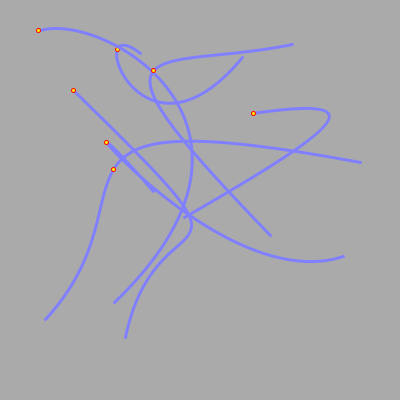
Frame 1 (no input)
Frame 60 (the mouse pressed at the canvas centre just before this capture): identical to frame 1, image omitted
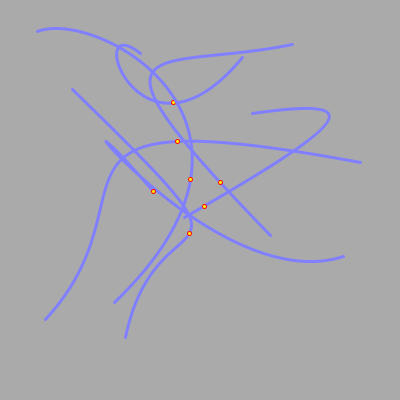
Frame 120 (the mouse held since frame 60 and released just before this capture)

The Processing sketch that drew these frames (run headless with seeded random() and noise(); from frame 60 on, the mouse is pressed at the canvas centre):

// Processing sketch: PointOnBezier
// ── PointOnBezier.pde
/**
See if mouse cursor is over a Bézier curve.

by Philippe Lhoste <PhiLho(a)GMX.net> http://Phi.Lho.free.fr & http://PhiLho.deviantART.com
*/
/* File/Project history:
 1.01.000 -- 2008/09/01 (PL) -- Fixing some corner cases.
 1.00.000 -- 2008/08/27 (PL) -- Creation.
*/
/* Copyright notice: For details, see the following file:
http://Phi.Lho.free.fr/softwares/PhiLhoSoft/PhiLhoSoftLicence.txt
This program is distributed under the zlib/libpng license.
Copyright (c) 2008 Philippe Lhoste / PhiLhoSoft
*/

private static final int CURVE_NB = 7;
private static final boolean RANDOM_CURVES = true;
private static final int margin1 = 20;
private static final int margin2 = 50;

// Make some curves, for testing
BezierCurve[] curves = new BezierCurve[CURVE_NB];

void setup()
{
  size(400, 400);

  if (RANDOM_CURVES)
  {
    for (int i = 0; i < CURVE_NB; i++)
    {
      curves[i] = new BezierCurve(
          new Point(random(margin1, width - margin1), random(margin1, height - margin1)),
          new Point(random(width), random(height)),
          new Point(random(width), random(height)),
          new Point(random(margin1, width - margin1), random(margin1, height - margin1))
      );
    }
  }
  else
  {
    int i = 0;
    curves[i++] = new BezierCurve(
        new Point(width / 2 - margin1, height - margin1),
        new Point(margin1, 2 * margin2),
        new Point(width - margin1, 2 * margin2),
        new Point(width / 2 + margin1, height - margin1)
    );

    curves[i++] = new BezierCurve(
        new Point(width / 3, margin1),
        new Point(margin1, 2 * margin2),
        new Point(width - margin1, 2 * margin2),
        new Point(2 * width / 3, margin1)
    );

    curves[i++] = new BezierCurve(
        new Point(margin1, height - margin1),
        new Point(margin1, margin2),
        new Point(width - margin1, margin2),
        new Point(width - margin1, height - margin1)
    );

    curves[i++] = new BezierCurve(
        new Point(margin1, height - margin1),
        new Point(width - margin2, height - margin1),
        new Point(margin1, margin1),
        new Point(width - margin1, margin1)
    );

    curves[i++] = new BezierCurve(
        new Point(width - margin1, margin1),
        new Point(width - margin2, height - margin1),
        new Point(margin1, margin1),
        new Point(margin1, height - margin1)
    );

    curves[i++] = new BezierCurve(
        new Point(margin1, margin1),
        new Point(width - margin2, margin1),
        new Point(margin1, height - margin1),
        new Point(width - margin1, height - margin1)
    );

    curves[i++] = new BezierCurve(
        new Point(width - margin1, height - margin1),
        new Point(width - margin2, margin1),
        new Point(margin1, height - margin1),
        new Point(margin1, margin1)
    );
  }
}


/**
 * Simple 2D point class with float storage.
 */
class Point
{
  private float m_x, m_y;

  Point(float x, float y)
  {
    m_x = x; m_y = y;
  }

  Point(Point p)
  {
    m_x = p.GetX(); m_y = p.GetY();
  }

  void SetLocation(float x, float y)
  {
    m_x = x; m_y = y;
  }
  void SetLocation(Point p)
  {
    m_x = p.GetX(); m_y = p.GetY();
  }

  float GetX() { return m_x; }
  float GetY() { return m_y; }
  float GetDist(Point p) { return dist(m_x, m_y, p.GetX(), p.GetY()); }

  String toString()
  {
    return "x=" + m_x + ", y=" + m_y;
  }
}


class BezierCurve
{
  Point m_startPoint, m_endPoint;
  Point m_startControlPoint, m_endControlPoint;
  Closest closest;
//boolean bDump = true;

  BezierCurve(Point startPoint, Point startControlPoint, Point endControlPoint, Point endPoint)
  {
    m_startPoint = startPoint;
    m_endPoint = endPoint;
    m_startControlPoint = startControlPoint;
    m_endControlPoint = endControlPoint;
  }

  /**
   * Gets a point on the Bézier curve, given a relative "distance" from the starting point,
   * expressed as a float number between 0 (start point) and 1 (end point).
   */
  Point GetPoint(float pos)
  {
    float x = bezierPoint(m_startPoint.GetX(), m_startControlPoint.GetX(),
        m_endControlPoint.GetX(), m_endPoint.GetX(),
        pos);
    float y = bezierPoint(m_startPoint.GetY(), m_startControlPoint.GetY(),
        m_endControlPoint.GetY(), m_endPoint.GetY(),
        pos);
    return new Point(x, y);
  }

  /**
   * Gets the tangent of a point (see GetPoint) on the Bézier curve, as an angle with positive x axis.
   * Uses Processing's bezierTangent, which is broken in 0135, and is fixed in 0136 and higher.
   */
  float GetTangent(float pos)
  {
    float x = bezierTangent(m_startPoint.GetX(), m_startControlPoint.GetX(),
        m_endControlPoint.GetX(), m_endPoint.GetX(),
        pos);
    float y = bezierTangent(m_startPoint.GetY(), m_startControlPoint.GetY(),
        m_endControlPoint.GetY(), m_endPoint.GetY(),
        pos);
    return atan2(y, x);
  }

  void Draw()
  {
    bezier(m_startPoint.GetX(), m_startPoint.GetY(),
        m_startControlPoint.GetX(), m_startControlPoint.GetY(),
        m_endControlPoint.GetX(), m_endControlPoint.GetY(),
        m_endPoint.GetX(), m_endPoint.GetY());
  }

  /**
   * Visualizes control points.
   */
  void DrawControls()
  {
    noFill();
    stroke(#FF8000);
    strokeWeight(1);

    line(m_startPoint.GetX(), m_startPoint.GetY(), m_startControlPoint.GetX(), m_startControlPoint.GetY());
    ellipse(m_startControlPoint.GetX(), m_startControlPoint.GetY(), 4, 4);

    line(m_endPoint.GetX(), m_endPoint.GetY(), m_endControlPoint.GetX(), m_endControlPoint.GetY());
    ellipse(m_endControlPoint.GetX(), m_endControlPoint.GetY(), 4, 4);
  }

  void DrawDetails(int pointNb, float tanLength)
  {
    if (pointNb <= 1) pointNb = 2;
    stroke(#FF0000);
    strokeWeight(1);

    for (int i = 0; i < pointNb; i++)
    {
      float pos = (float) i / (pointNb - 1);

      Point pt = GetPoint(pos);
      float x = pt.GetX(), y = pt.GetY();
      float a = GetTangent(pos);

      line(x, y, cos(a) * tanLength + x, sin(a) * tanLength + y);
      ellipse(x, y, 3, 3);

      ellipse(x, y, 3, 3);
    }
  }

  void DrawClosestPoint()
  {
    if (closest == null) return;
    fill(#FFFF00);
    stroke(#FF0000);
    strokeWeight(1);
    Point p = closest.GetPoint();
    ellipse(p.GetX(), p.GetY(), 4, 4);
  }

  boolean IsPointOnCurve(Point p)
  {
    // We start at each extremity of the curve
    closest = GetClosest(p, 0.0, 1.0);
    do
    {
      // Exit
      if (closest.IsFound())
        return closest.IsOnCurve();
      // Iterate on the closest range
      closest = GetClosest(p, closest.GetStart(), closest.GetEnd());
    } while (true); // Rely on internal exits
  }

  /**
   * Simple class to wrap multiple return values.
   */
  class Closest
  {
    float m_r1, m_r2; // Current range on curve
    Point m_p;  // If no longer null, it is the point on the curve closest of the searched point
    boolean m_b;  // If true, it means the closest point is on curve
    Closest(float r1, float r2)
    {
      m_r1 = r1; m_r2 = r2;
    }
    Closest(Point p, boolean b)
    {
      m_p = p;
      m_b = b;
    }
    float GetStart() { return m_r1; }
    float GetEnd() { return m_r2; }
    Point GetPoint() { return m_p; }
    boolean IsFound() { return m_p != null; }
    boolean IsOnCurve() { return m_b; }
  }

  /**
   * Search the point on the curve which is the closest of the given point p.
   * Actually search only between the two given ranges r1 and r2.
   * The idea is to reduce the range until it is to the size of a pixel: either the pixel
   * corresponds to the given point, and we found that the point is on the curve, or it is
   * distant of several pixels of the point, so the point is outside.
   * We reduce the range with dichotomy: split it in two (ie. three points) and see
   * which point of the two extremities are closest of the target. The new range is the
   * middle point and the closest point.
   */
  private Closest GetClosest(Point p, float r1, float r2)
  {
    // Compute middle of the range
    float mr = (r1 + r2) / 2;
    Point p1, mp, p2; float d1, md, d2;
    // Compute the points at each extremity of the range and in the middle
    p1 = GetPoint(r1); mp = GetPoint(mr); p2 = GetPoint(r2);
    // Compute the distances between these points and the target point
    d1 = p.GetDist(p1); md = p.GetDist(mp); d2 = p.GetDist(p2);
    // If one of these distances is below 1, these two points are in the same pixel: we found it!
    if (d1 < 1.0) return new Closest(p1, true);
    else if (md < 1.0) return new Closest(mp, true);
    else if (d2 < 1.0) return new Closest(p2, true);
    // If one point of the extremities of the range  is within the same pixel as the middle,
    // we got the smallest possible range, so we failed (point not on curve)
    if (p1.GetDist(mp) < 1.0 || mp.GetDist(p2) < 1.0)
      return new Closest(mp, false);
    // Take the biggest distance
    float mxd = max(d1, md, d2);
    // If it is the first one, we will use the second range
    if (mxd == d1) return new Closest(mr, r2);
    // If it is the second one, we will use the first range
    else if (mxd == d2) return new Closest(r1, mr);
    else
    {
      // If that's the middle point which is the farthest of the target point,
      // we take again the range whose extremity is the closest
      if (d1 > d2) return new Closest(mr, r2);
      else return new Closest(r1, mr);
    }
  }
}


void draw()
{
  background(#AAAAAA);

  for (int i = 0; i < CURVE_NB; i++)
  {
//    curves[i].DrawControls();

    // Show Bézier curve
    noFill();
    if (curves[i].IsPointOnCurve(new Point(mouseX, mouseY)))
    {
      stroke(#FF80FF);
    }
    else
    {
      stroke(#8080FF);
    }
    strokeWeight(3);
    curves[i].Draw();
    curves[i].DrawClosestPoint();

//    curves[i].DrawDetails(10, 30);
  }
}
